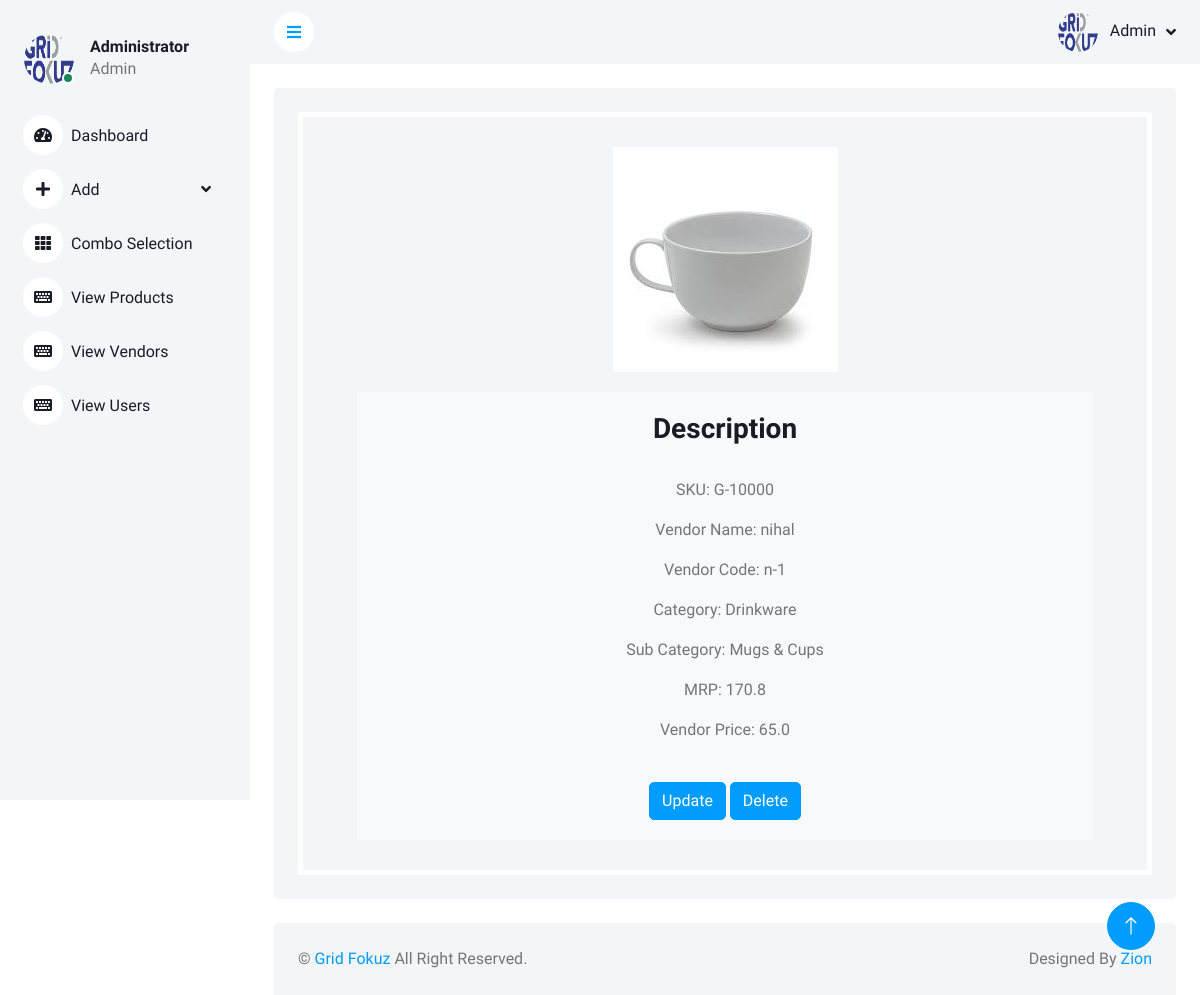
The page /product_detail/9 on the database as committed earlier.
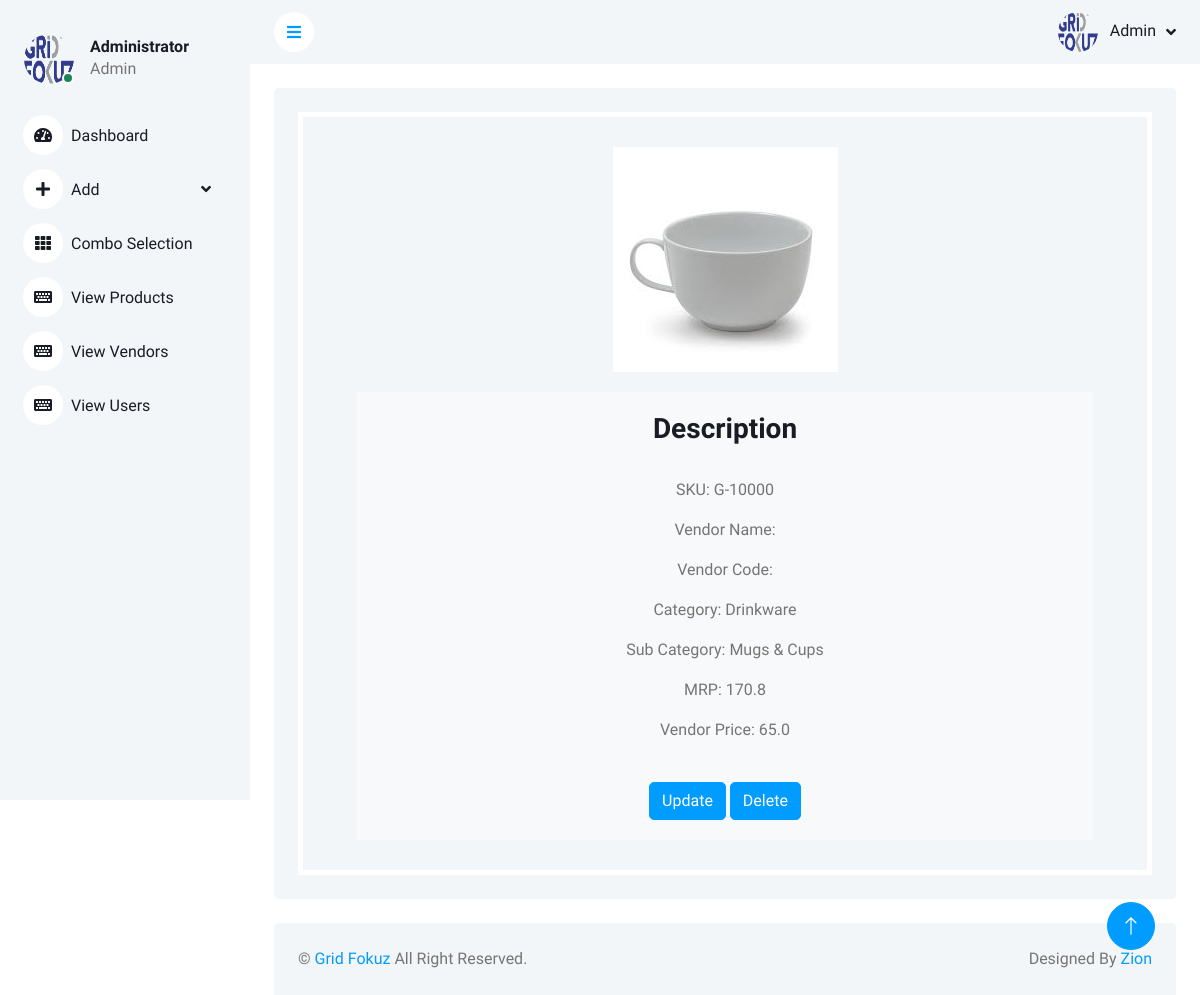
The same page on the database as committed later.
### gridfokuzapp/models.py (models this page shows, shortened)
class AddProducts(models.Model):
    SKU = models.CharField(max_length=10, null=True)
    Vendor = models.ForeignKey(AddVendors ,on_delete=models.SET_NULL, null=True)
    Category = models.CharField(max_length=50, null=True)
    Sub_category = models.CharField(max_length=50, null=True)
    Product_Name = models.CharField(max_length=50, null=True)
    MRP = models.IntegerField(null=True)
    Vendor_Price = models.FloatField(null=True)
    Total_GF_price = models.FloatField(null=True)
    final_price = models.FloatField(null=True)
    product_image = models.ImageField(upload_to="product_images", null=True)
    discription = models.CharField(max_length=250, null=True)
    temp_discription = models.CharField(max_length=250, null=True)
    branding_category = models.CharField(max_length=50, null=True)
    profit_percentage = models.FloatField(default=0,null=True)
    branding_cost = models.FloatField(default=0, null=True)
    transportation_cost = models.FloatField(default=0, null=True)
    tax = models.FloatField(null=True)
    profit_type = models.CharField(max_length=30, null=True)

class AddVendors(models.Model):
    vendorname = models.CharField(max_length=30)
    ventorcode = models.CharField(max_length=30, null=True)

### gridfokuzapp/views.py (the view)
# urls.py: path("product_detail/<int:id>", views.product_detail, name="product_detail"),
def product_detail(request,id):
    product = AddProducts.objects.get(id=id)
    return render(request, "GridAdmin/product_detail.html",{"product":product})

### templates/GridAdmin/product_detail.html (shortened to what the changed rows need)
<!DOCTYPE html>
{% load static %}
<html lang="en">
<head>
    <link href="https://cdnjs.cloudflare.com/ajax/libs/font-awesome/5.10.0/css/all.min.css" rel="stylesheet">
    <link href="https://cdn.jsdelivr.net/npm/bootstrap-icons@1.4.1/font/bootstrap-icons.css" rel="stylesheet">
    <link href="{% static 'lib/owlcarousel/assets/owl.carousel.min.css' %}" rel="stylesheet">
    <link href="{% static 'lib/tempusdominus/css/tempusdominus-bootstrap-4.min.css' %}" rel="stylesheet" />
    <link href="{% static 'css/bootstrap.min.css' %}" rel="stylesheet">
    <link href="{% static 'css/style.css' %}" rel="stylesheet">
</head>
<body>
    <div class="container-xxl position-relative bg-white d-flex p-0">
        <div class="content">
            <div class="container-fluid pt-4 px-4">
                <div class="row vh-300 bg-light rounded align-items-center justify-content-center mx-0">
                    <div class="bg-light rounded h-100 p-4">
                        <div style="border:5px solid rgb(255, 255, 255); padding:30px;">
                            <div class="container">
                                <div class="image-container">
                                  <img src="{{product.product_image.url}}" alt="Image">
                                </div>
                                <div class="description-box">
                                  <h3>Description</h3>
                                  <br>
                                  <p>SKU: {{product.SKU}}</p>
                                  <p>Vendor Name: {{product.Vendor.vendorname}}</p>
                                  <p>Vendor Code: {{product.Vendor.ventorcode}}</p>
                                  <p>Category: {{product.Category}}</p>
                                  <p>Sub Category: {{product.Sub_category}}</p>
                                  <p>MRP: {{product.Total_GF_price}}</p>
                                  <p>Vendor Price: {{product.Vendor_Price}}</p>
                                  <br>
                                  <a class="btn btn-primary" href="{% url 'update_product' product.id %}">Update</a>
                                  <a class="btn btn-primary" href="{% url 'GridAdminDeleteProduct' product.id %}">Delete</a>
                                </div>
                            </div>
                        </div>
                    </div>
                </div>
            </div>
        </div>
    </div>
</body>
</html>

Rows that differ between the two databases and show on the page:
changed AddProducts "Drinkware": Vendor.vendorname "nihal" → (not shown); Vendor.ventorcode "n-1" → (not shown)
